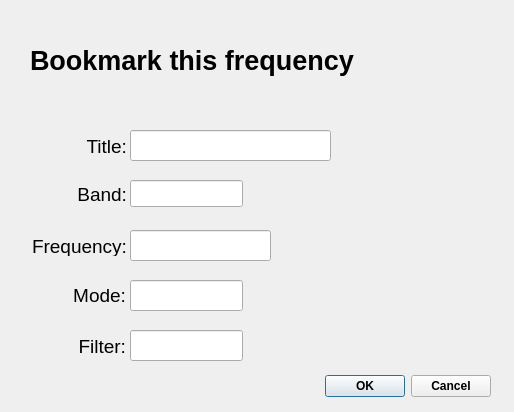
<?xml version="1.0" encoding="UTF-8"?>
<ui version="4.0">
 <class>BookmarkDialog</class>
 <widget class="QDialog" name="BookmarkDialog">
  <property name="geometry">
   <rect>
    <x>0</x>
    <y>0</y>
    <width>514</width>
    <height>412</height>
   </rect>
  </property>
  <property name="font">
   <font>
    <weight>75</weight>
    <bold>true</bold>
   </font>
  </property>
  <property name="windowTitle">
   <string>Bookmark</string>
  </property>
  <widget class="QDialogButtonBox" name="buttonBox">
   <property name="geometry">
    <rect>
     <x>150</x>
     <y>370</y>
     <width>341</width>
     <height>32</height>
    </rect>
   </property>
   <property name="orientation">
    <enum>Qt::Horizontal</enum>
   </property>
   <property name="standardButtons">
    <set>QDialogButtonBox::Cancel|QDialogButtonBox::Ok</set>
   </property>
  </widget>
  <widget class="QLabel" name="label">
   <property name="geometry">
    <rect>
     <x>30</x>
     <y>40</y>
     <width>441</width>
     <height>41</height>
    </rect>
   </property>
   <property name="font">
    <font>
     <pointsize>20</pointsize>
    </font>
   </property>
   <property name="text">
    <string>Bookmark this frequency</string>
   </property>
  </widget>
  <widget class="QLabel" name="label_2">
   <property name="geometry">
    <rect>
     <x>21</x>
     <y>236</y>
     <width>106</width>
     <height>20</height>
    </rect>
   </property>
   <property name="font">
    <font>
     <pointsize>14</pointsize>
     <weight>50</weight>
     <bold>false</bold>
    </font>
   </property>
   <property name="text">
    <string>Frequency:</string>
   </property>
   <property name="alignment">
    <set>Qt::AlignRight|Qt::AlignTrailing|Qt::AlignVCenter</set>
   </property>
  </widget>
  <widget class="QLabel" name="label_4">
   <property name="geometry">
    <rect>
     <x>59</x>
     <y>285</y>
     <width>67</width>
     <height>20</height>
    </rect>
   </property>
   <property name="font">
    <font>
     <pointsize>14</pointsize>
     <weight>50</weight>
     <bold>false</bold>
    </font>
   </property>
   <property name="text">
    <string>Mode:</string>
   </property>
   <property name="alignment">
    <set>Qt::AlignRight|Qt::AlignTrailing|Qt::AlignVCenter</set>
   </property>
  </widget>
  <widget class="QLabel" name="label_5">
   <property name="geometry">
    <rect>
     <x>59</x>
     <y>336</y>
     <width>67</width>
     <height>20</height>
    </rect>
   </property>
   <property name="font">
    <font>
     <pointsize>14</pointsize>
     <weight>50</weight>
     <bold>false</bold>
    </font>
   </property>
   <property name="text">
    <string>Filter:</string>
   </property>
   <property name="alignment">
    <set>Qt::AlignRight|Qt::AlignTrailing|Qt::AlignVCenter</set>
   </property>
  </widget>
  <widget class="QLabel" name="label_6">
   <property name="geometry">
    <rect>
     <x>60</x>
     <y>136</y>
     <width>67</width>
     <height>20</height>
    </rect>
   </property>
   <property name="font">
    <font>
     <pointsize>14</pointsize>
     <weight>50</weight>
     <bold>false</bold>
    </font>
   </property>
   <property name="text">
    <string>Title:</string>
   </property>
   <property name="alignment">
    <set>Qt::AlignRight|Qt::AlignTrailing|Qt::AlignVCenter</set>
   </property>
  </widget>
  <widget class="QLineEdit" name="titleLineEdit">
   <property name="geometry">
    <rect>
     <x>130</x>
     <y>130</y>
     <width>201</width>
     <height>31</height>
    </rect>
   </property>
  </widget>
  <widget class="QLineEdit" name="frequencyLineEdit">
   <property name="geometry">
    <rect>
     <x>130</x>
     <y>230</y>
     <width>141</width>
     <height>31</height>
    </rect>
   </property>
  </widget>
  <widget class="QLineEdit" name="modeLineEdit">
   <property name="geometry">
    <rect>
     <x>130</x>
     <y>280</y>
     <width>113</width>
     <height>31</height>
    </rect>
   </property>
  </widget>
  <widget class="QLineEdit" name="filterLineEdit">
   <property name="geometry">
    <rect>
     <x>130</x>
     <y>330</y>
     <width>113</width>
     <height>31</height>
    </rect>
   </property>
  </widget>
  <widget class="QLabel" name="label_3">
   <property name="geometry">
    <rect>
     <x>60</x>
     <y>184</y>
     <width>67</width>
     <height>20</height>
    </rect>
   </property>
   <property name="font">
    <font>
     <pointsize>14</pointsize>
     <weight>50</weight>
     <bold>false</bold>
    </font>
   </property>
   <property name="text">
    <string>Band:</string>
   </property>
   <property name="alignment">
    <set>Qt::AlignRight|Qt::AlignTrailing|Qt::AlignVCenter</set>
   </property>
  </widget>
  <widget class="QLineEdit" name="bandLineEdit">
   <property name="geometry">
    <rect>
     <x>130</x>
     <y>180</y>
     <width>113</width>
     <height>27</height>
    </rect>
   </property>
  </widget>
 </widget>
 <resources/>
 <connections>
  <connection>
   <sender>buttonBox</sender>
   <signal>accepted()</signal>
   <receiver>BookmarkDialog</receiver>
   <slot>accept()</slot>
   <hints>
    <hint type="sourcelabel">
     <x>248</x>
     <y>254</y>
    </hint>
    <hint type="destinationlabel">
     <x>157</x>
     <y>274</y>
    </hint>
   </hints>
  </connection>
  <connection>
   <sender>buttonBox</sender>
   <signal>rejected()</signal>
   <receiver>BookmarkDialog</receiver>
   <slot>reject()</slot>
   <hints>
    <hint type="sourcelabel">
     <x>316</x>
     <y>260</y>
    </hint>
    <hint type="destinationlabel">
     <x>286</x>
     <y>274</y>
    </hint>
   </hints>
  </connection>
 </connections>
</ui>
